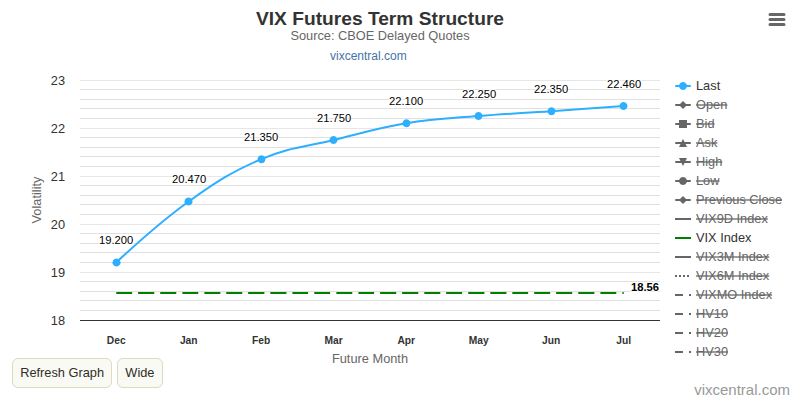
#> input picture vix_chart.png, 800 x 400 px
$ python step2_timestamp.py
#> lines starting #> are read from the running program, lines starting #| are printed output that depends on the picture
import os
from datetime import datetime, timedelta
from PIL import Image, ImageDraw, ImageFont

def run_timestamp():
    print("=== STEP 2: Timestamp Start ===")
    target_file = "vix_chart.png"

    if not os.path.exists(target_file):
        print(f"Error: {target_file} not found. Step 1 failed?")
        exit(1)

    try:
        # 日本時間の計算
        jst_now = datetime.utcnow() + timedelta(hours=9)
        date_str = jst_now.strftime("%Y-%m-%d %H:%M JST")

        # 画像を開く
        img = Image.open(target_file)
#> img is the input picture: PIL image 800x400 RGB; mean R, G, B 247.4, 248.3, 248.3
        draw = ImageDraw.Draw(img)

        # デフォルトフォントを使用（エラー回避のため）
        # ※サーバー上だとデフォルトはかなり小さいですが、まずは動くことを優先します
        font = ImageFont.load_default()

        # 文字が見やすいように背景に白い四角を描く
        # (左上x, 左上y, 右下x, 右下y)
        draw.rectangle((5, 5, 160, 25), fill="white")

        # 文字を描く (座標, 文字列, 色, フォント)
        draw.text((10, 10), date_str, fill="red", font=font)

        # 上書き保存
        img.save(target_file)
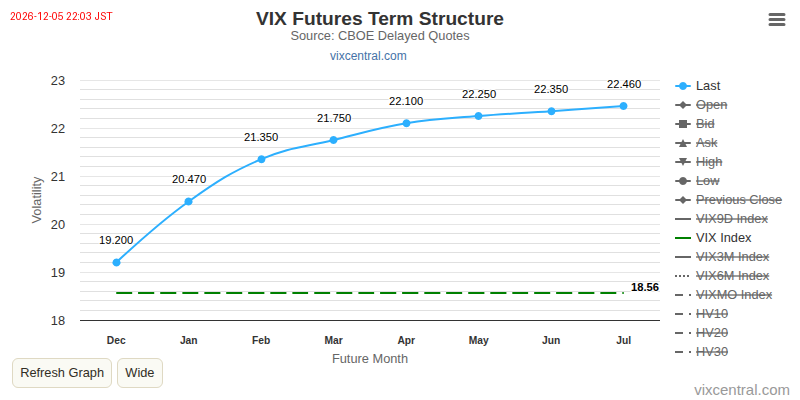
#> saved as vix_chart.png: PIL image 800x400 RGB; mean R, G, B 247.4, 248.2, 248.1
        print(f"Timestamp added: {date_str}")

    except Exception as e:
        print(f"Step 2 Error: {e}")
        exit(1)

    print("=== STEP 2: Finished ===")

if __name__ == "__main__":
    run_timestamp()
